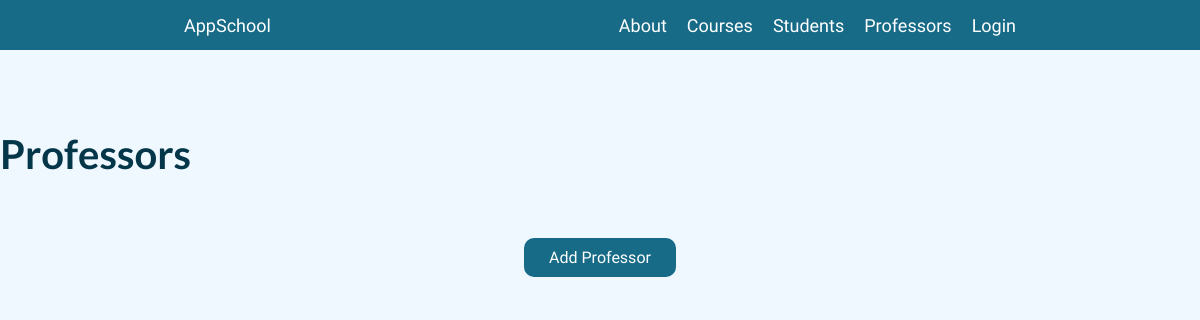
Before: /AppSchool/professors with the older database file.
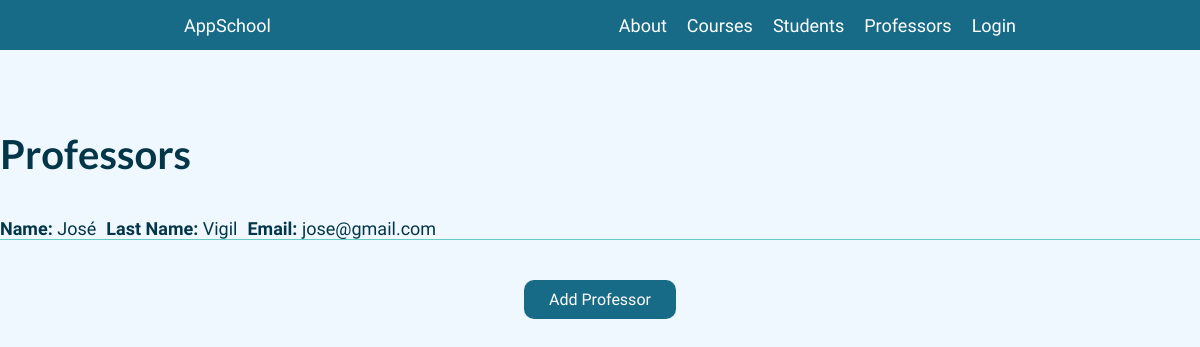
After: the same page with the newer database file.
### AppSchool/models.py (models this page shows, shortened)
class Professor(models.Model):
    name = models.CharField(max_length=40)
    lastName = models.CharField(max_length=20)
    email = models.EmailField(max_length=40)

### AppSchool/views.py (the view)
# urls.py: path("professors", professors, name="Professors"),
def professors(request, id=None):
    if id:
        findItem = Professor.objects.get(id=int(id))
        findItem.delete()
    return render(
        request,
        "AppSchool/professors.html",
        {"db": Professor.objects.all()},
    )

### AppSchool/context_processors.py (called while the page is built, shortened)
def custom_user(request):
    context = auth(request)
    user = context["user"]
    return context

### AppSchool/templates/AppSchool/professors.html (shortened to what this page needs)
{% extends "AppSchool/layout.html" %} {% load static %}
{% block section%}
<section class="page">
  <div class="container">
    <div class="title_container">
      <h3 class="subtitle">Professors</h3>
    </div>
    {% if db %} {% for item in db %}
    <div class="list_container">
      <div class="group_container">
        <p class="text text-left"><b>Name:</b> {{item.name}}</p>
        <p class="text text-left"><b>Last Name:</b> {{item.lastName}}</p>
        <p class="text text-left"><b>Email:</b> {{item.email}}</p>
      </div>
    </div>
    {% endfor %} {% endif %}
    <a class="button" href="{% url 'FormProfessor' %}">Add Professor</a>
  </div>
</section>
{% endblock %}

Changed rows visible on the page:
added Professor: name "José", lastName "Vigil", email "jose@gmail.com"
